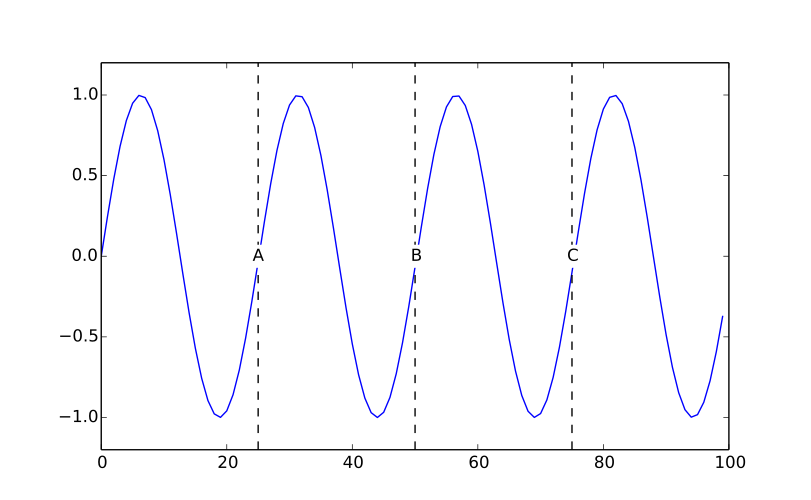

Recreate this plot in Python.
#!/usr/bin/python
"""Example of util.add_vlines()
"""

# pylint: disable=I0011, C0103, E1101, R0801

import numpy as np
import matplotlib.pyplot as plt

from modelicares import util

# Create a plot.
x = np.arange(100)
y = np.sin(x / 4.0)
plt.plot(x, y)
plt.ylim([-1.2, 1.2])

# Add horizontal lines and labels.
util.add_vlines(positions=[25, 50, 75], labels=["A", "B", "C"], color='k',
                ls='--')
